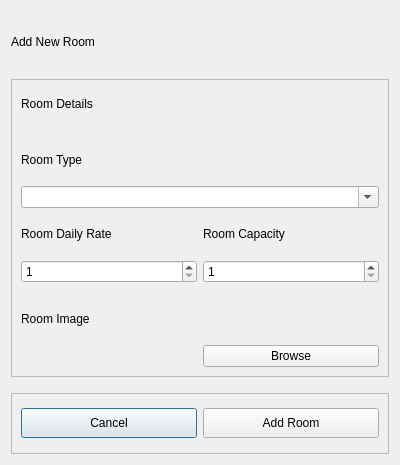
<?xml version="1.0" encoding="UTF-8"?>
<ui version="4.0">
 <class>Dialog</class>
 <widget class="QDialog" name="Dialog">
  <property name="geometry">
   <rect>
    <x>0</x>
    <y>0</y>
    <width>400</width>
    <height>465</height>
   </rect>
  </property>
  <property name="minimumSize">
   <size>
    <width>400</width>
    <height>465</height>
   </size>
  </property>
  <property name="maximumSize">
   <size>
    <width>400</width>
    <height>465</height>
   </size>
  </property>
  <property name="windowTitle">
   <string>Dialog</string>
  </property>
  <layout class="QGridLayout" name="gridLayout">
   <item row="0" column="0">
    <widget class="QLabel" name="add_new_room_label">
     <property name="minimumSize">
      <size>
       <width>0</width>
       <height>45</height>
      </size>
     </property>
     <property name="text">
      <string>Add New Room</string>
     </property>
    </widget>
   </item>
   <item row="3" column="0">
    <spacer name="vs_3">
     <property name="orientation">
      <enum>Qt::Vertical</enum>
     </property>
     <property name="sizeType">
      <enum>QSizePolicy::Fixed</enum>
     </property>
     <property name="sizeHint" stdset="0">
      <size>
       <width>20</width>
       <height>10</height>
      </size>
     </property>
    </spacer>
   </item>
   <item row="4" column="0">
    <widget class="QFrame" name="button_frame">
     <property name="frameShape">
      <enum>QFrame::StyledPanel</enum>
     </property>
     <property name="frameShadow">
      <enum>QFrame::Raised</enum>
     </property>
     <layout class="QHBoxLayout" name="horizontalLayout">
      <item>
       <widget class="QPushButton" name="cancel_button">
        <property name="minimumSize">
         <size>
          <width>0</width>
          <height>30</height>
         </size>
        </property>
        <property name="cursor">
         <cursorShape>PointingHandCursor</cursorShape>
        </property>
        <property name="text">
         <string>Cancel</string>
        </property>
       </widget>
      </item>
      <item>
       <widget class="QPushButton" name="add_room_button">
        <property name="minimumSize">
         <size>
          <width>0</width>
          <height>30</height>
         </size>
        </property>
        <property name="cursor">
         <cursorShape>PointingHandCursor</cursorShape>
        </property>
        <property name="text">
         <string>Add Room</string>
        </property>
       </widget>
      </item>
     </layout>
    </widget>
   </item>
   <item row="2" column="0">
    <widget class="QFrame" name="contents_frame">
     <property name="frameShape">
      <enum>QFrame::StyledPanel</enum>
     </property>
     <property name="frameShadow">
      <enum>QFrame::Raised</enum>
     </property>
     <layout class="QGridLayout" name="gridLayout_2">
      <property name="verticalSpacing">
       <number>11</number>
      </property>
      <item row="8" column="0" colspan="2">
       <widget class="QLabel" name="room_image_label">
        <property name="minimumSize">
         <size>
          <width>0</width>
          <height>30</height>
         </size>
        </property>
        <property name="text">
         <string>Room Image</string>
        </property>
       </widget>
      </item>
      <item row="9" column="1">
       <widget class="QPushButton" name="browse_image_button">
        <property name="cursor">
         <cursorShape>PointingHandCursor</cursorShape>
        </property>
        <property name="text">
         <string>Browse</string>
        </property>
       </widget>
      </item>
      <item row="4" column="0">
       <widget class="QLabel" name="room_daily_rate_label">
        <property name="minimumSize">
         <size>
          <width>0</width>
          <height>30</height>
         </size>
        </property>
        <property name="text">
         <string>Room Daily Rate</string>
        </property>
       </widget>
      </item>
      <item row="5" column="0">
       <widget class="QSpinBox" name="room_daily_rate_spinbox">
        <property name="minimum">
         <number>1</number>
        </property>
       </widget>
      </item>
      <item row="9" column="0">
       <widget class="QLabel" name="chosen_image_label">
        <property name="text">
         <string/>
        </property>
       </widget>
      </item>
      <item row="5" column="1">
       <widget class="QSpinBox" name="room_capacity_spinbox">
        <property name="minimum">
         <number>1</number>
        </property>
        <property name="maximum">
         <number>999999999</number>
        </property>
       </widget>
      </item>
      <item row="4" column="1">
       <widget class="QLabel" name="room_capacity_label">
        <property name="minimumSize">
         <size>
          <width>0</width>
          <height>30</height>
         </size>
        </property>
        <property name="text">
         <string>Room Capacity</string>
        </property>
       </widget>
      </item>
      <item row="1" column="0" colspan="2">
       <spacer name="vs_1">
        <property name="orientation">
         <enum>Qt::Vertical</enum>
        </property>
        <property name="sizeType">
         <enum>QSizePolicy::Fixed</enum>
        </property>
        <property name="sizeHint" stdset="0">
         <size>
          <width>20</width>
          <height>15</height>
         </size>
        </property>
       </spacer>
      </item>
      <item row="2" column="0" colspan="2">
       <widget class="QLabel" name="room_type_label">
        <property name="minimumSize">
         <size>
          <width>250</width>
          <height>30</height>
         </size>
        </property>
        <property name="maximumSize">
         <size>
          <width>16777215</width>
          <height>16777215</height>
         </size>
        </property>
        <property name="text">
         <string>Room Type</string>
        </property>
       </widget>
      </item>
      <item row="0" column="0" colspan="2">
       <widget class="QLabel" name="room_details_label">
        <property name="minimumSize">
         <size>
          <width>0</width>
          <height>30</height>
         </size>
        </property>
        <property name="text">
         <string>Room Details</string>
        </property>
       </widget>
      </item>
      <item row="7" column="0">
       <spacer name="vs_2">
        <property name="orientation">
         <enum>Qt::Vertical</enum>
        </property>
        <property name="sizeType">
         <enum>QSizePolicy::Fixed</enum>
        </property>
        <property name="sizeHint" stdset="0">
         <size>
          <width>20</width>
          <height>10</height>
         </size>
        </property>
       </spacer>
      </item>
      <item row="3" column="0" colspan="2">
       <widget class="QComboBox" name="room_type_value_combobox">
        <property name="editable">
         <bool>true</bool>
        </property>
       </widget>
      </item>
     </layout>
    </widget>
   </item>
  </layout>
 </widget>
 <resources/>
 <connections/>
</ui>
